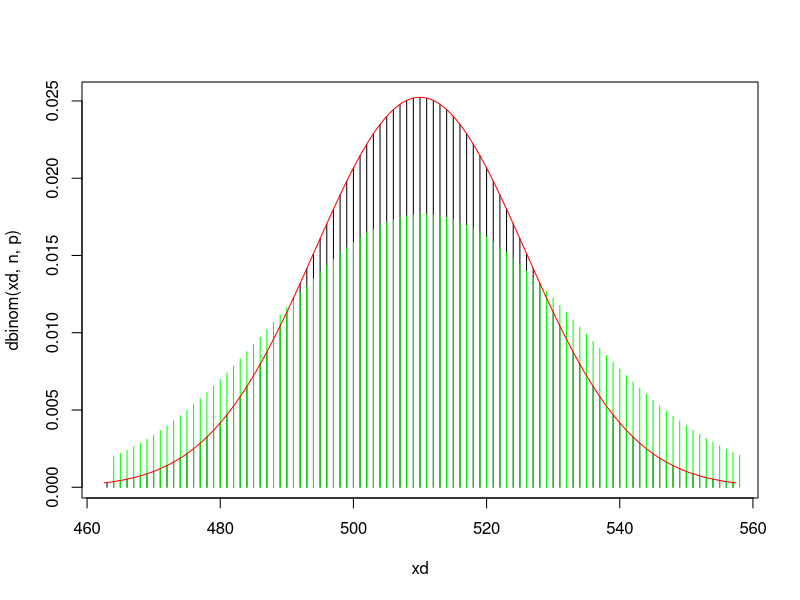

The R script that drew this image:
# OEFENING 2
rm(list=ls())


# X1 = aantal personen die voor Obama kiezen
n = 1000
p = 0.51
# X1 ~ bin(n,p)

# kans dat minder dan de helft voor Obama stemt
pbinom(499,n,p)



# benadering met Poisson
n*p*(1*p) # groter dan 5

# X2 ~ pois(lambda)
lambda = n*p

ppois(499,lambda) # slechte benadering



# benadering met normale verdeling
mu = n*p
sd = sqrt( n*p*(1-p) )

# X3 ~ N(mu,sd^2)
pnorm(499.5,mu,sd)  # komma 5 !!
# de binomiale is een 'staaf' dus we doen een continuiteitscorrectie !!


x = seq(mu-3*sd,mu+3*sd,length=200)
xd = round(mu-3*sd):round(mu+3*sd)
plot(xd,dbinom(xd,n,p),type="h")
lines(xd+1, dpois(xd,lambda), type="h", col="green")
lines(x,dnorm(x,mu,sd),type="l",col="red")